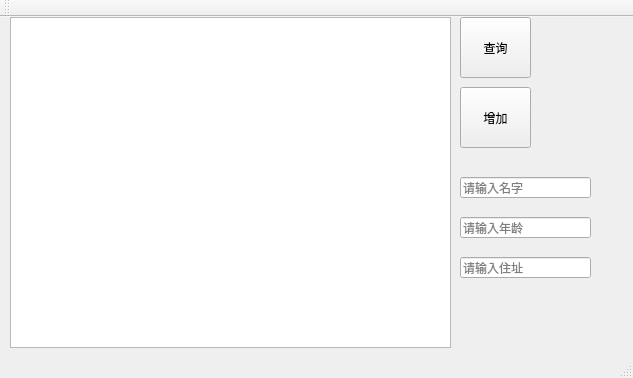
<?xml version="1.0" encoding="UTF-8"?>
<ui version="4.0">
 <class>StudentWin</class>
 <widget class="QMainWindow" name="StudentWin">
  <property name="geometry">
   <rect>
    <x>0</x>
    <y>0</y>
    <width>633</width>
    <height>378</height>
   </rect>
  </property>
  <property name="windowTitle">
   <string>StudentWin</string>
  </property>
  <widget class="QWidget" name="centralWidget">
   <widget class="QListWidget" name="listWidget">
    <property name="geometry">
     <rect>
      <x>10</x>
      <y>0</y>
      <width>441</width>
      <height>331</height>
     </rect>
    </property>
   </widget>
   <widget class="QPushButton" name="selectBtn">
    <property name="geometry">
     <rect>
      <x>460</x>
      <y>0</y>
      <width>71</width>
      <height>61</height>
     </rect>
    </property>
    <property name="text">
     <string>查询</string>
    </property>
   </widget>
   <widget class="QPushButton" name="addBtn">
    <property name="geometry">
     <rect>
      <x>460</x>
      <y>70</y>
      <width>71</width>
      <height>61</height>
     </rect>
    </property>
    <property name="text">
     <string>增加</string>
    </property>
   </widget>
   <widget class="QLineEdit" name="nameEdit">
    <property name="geometry">
     <rect>
      <x>460</x>
      <y>160</y>
      <width>131</width>
      <height>21</height>
     </rect>
    </property>
    <property name="placeholderText">
     <string>请输入名字</string>
    </property>
   </widget>
   <widget class="QLineEdit" name="ageEdit">
    <property name="geometry">
     <rect>
      <x>460</x>
      <y>200</y>
      <width>131</width>
      <height>21</height>
     </rect>
    </property>
    <property name="placeholderText">
     <string>请输入年龄</string>
    </property>
   </widget>
   <widget class="QLineEdit" name="addrEdit">
    <property name="geometry">
     <rect>
      <x>460</x>
      <y>240</y>
      <width>131</width>
      <height>21</height>
     </rect>
    </property>
    <property name="placeholderText">
     <string>请输入住址</string>
    </property>
   </widget>
  </widget>
  <widget class="QMenuBar" name="menuBar">
   <property name="geometry">
    <rect>
     <x>0</x>
     <y>0</y>
     <width>633</width>
     <height>23</height>
    </rect>
   </property>
  </widget>
  <widget class="QToolBar" name="mainToolBar">
   <attribute name="toolBarArea">
    <enum>TopToolBarArea</enum>
   </attribute>
   <attribute name="toolBarBreak">
    <bool>false</bool>
   </attribute>
  </widget>
  <widget class="QStatusBar" name="statusBar"/>
 </widget>
 <layoutdefault spacing="6" margin="11"/>
 <resources/>
 <connections/>
</ui>
